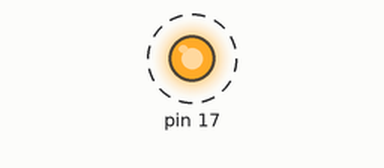
This sketch was run on a simulated Arduino Uno, built with avr-gcc and run on an emulated ATmega328P. Shown: output pins drawn as LEDs (lit = HIGH). Dashed ring = blinking.

Above: at 0.12 s.
Timing chart, 0 to 3.0 s (numbered marks = the images above):
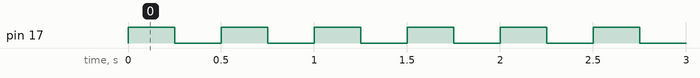

The sketch:

exercise1.ino
```cpp
/*
   exercise1.ino

    Created on: Oct 3, 2022,
    Author: Nikolaj Krebs,
    Lecture 1, Exercise 1 - Arduino Hello World, Friday Sep. 16
*/

/* Summary:
    Simple code based on the blink example code. This code
    blinks pin 17, at every 250th milliseconds.
*/

// the setup function runs once when you press reset or power the board
void setup() {
  // initialize digital pin LED_BUILTIN as an output.
  pinMode(17, OUTPUT);
}

// the loop function runs over and over again forever
void loop() {
  digitalWrite(17, HIGH);   // turn the LED on (HIGH is the voltage level)
  delay(250);                       // wait for a second
  digitalWrite(17, LOW);    // turn the LED off by making the voltage LOW
  delay(250);                       // wait for a second
}
```

Measured:
- by itself, pin 17: alternates HIGH for 0.25 s and LOW for 0.25 s
